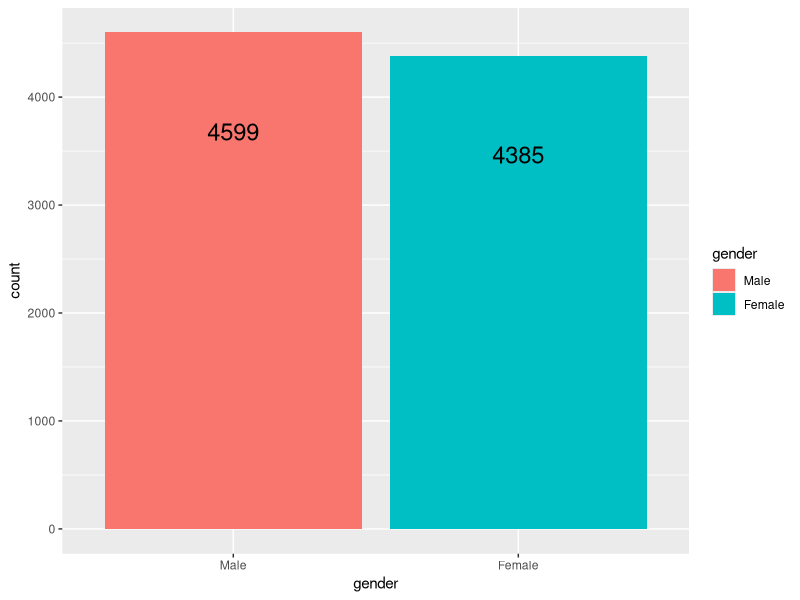
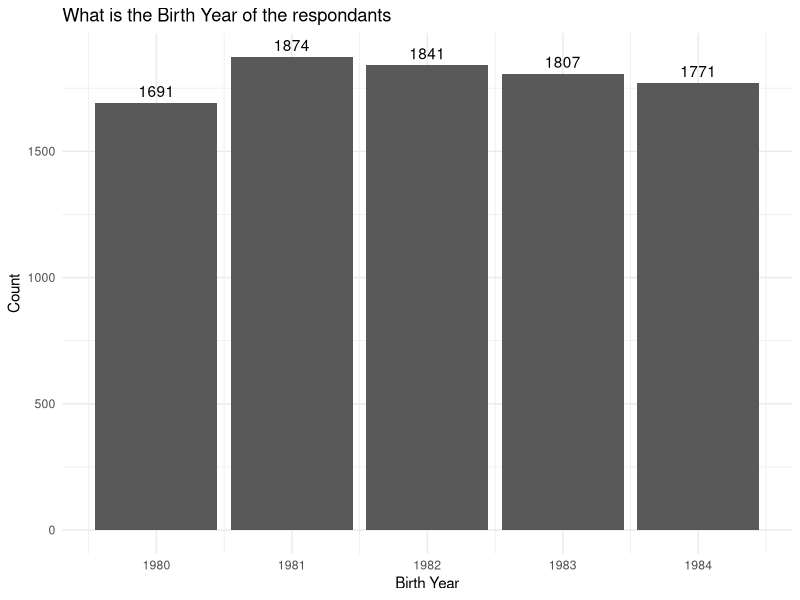
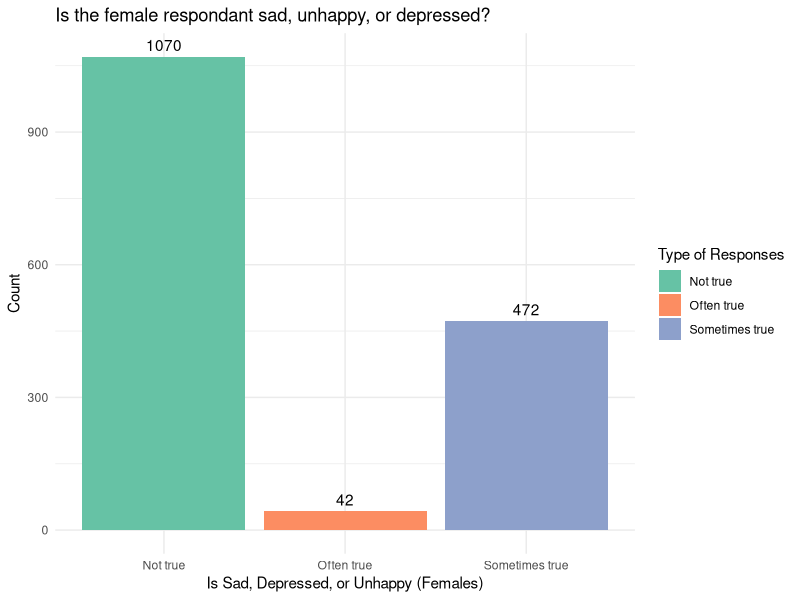
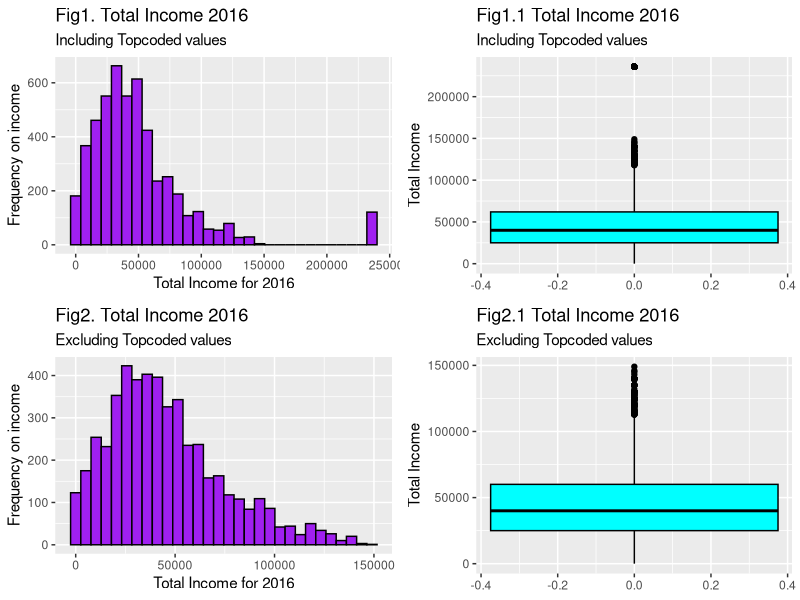
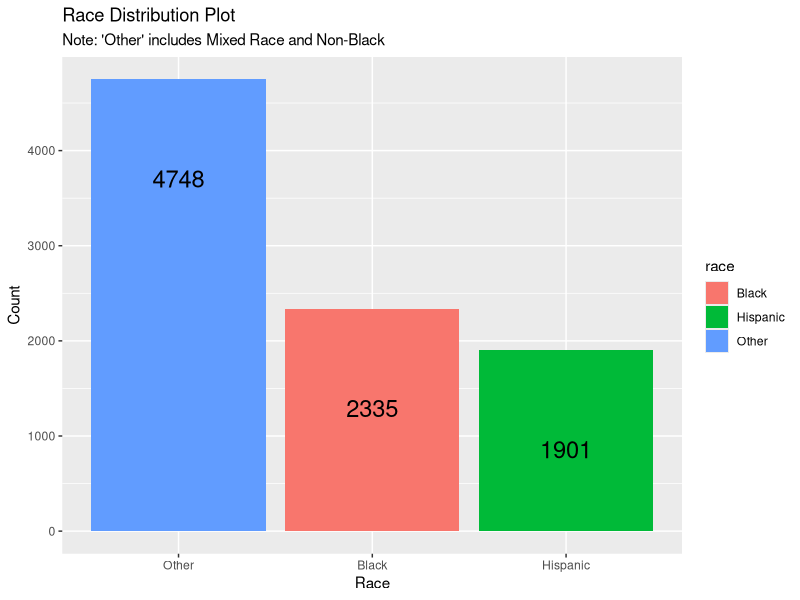
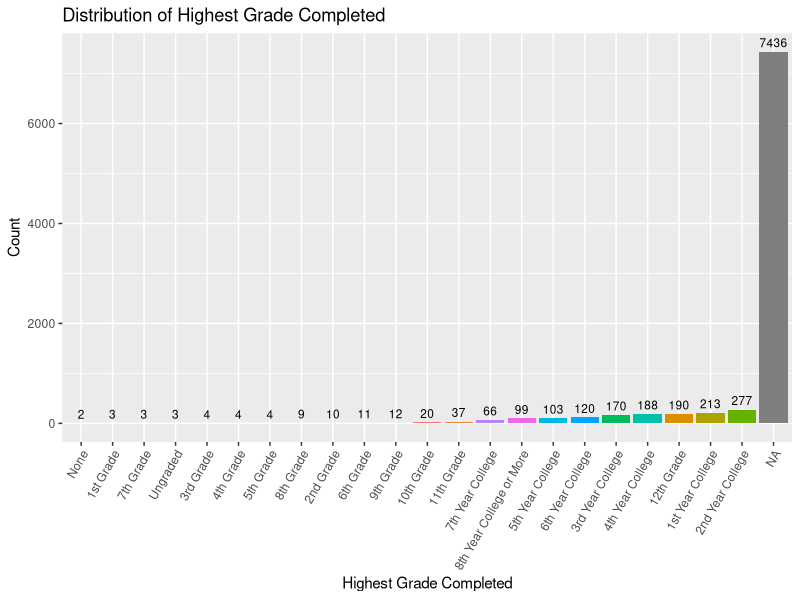
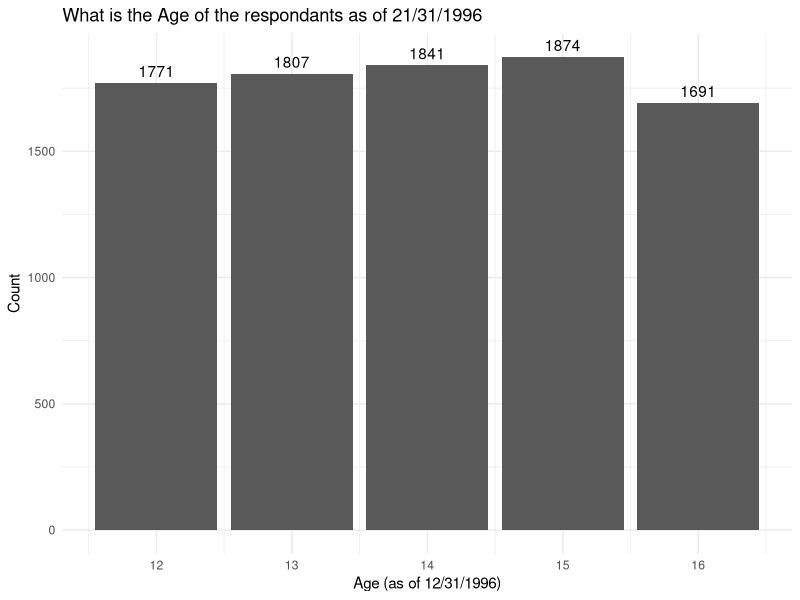
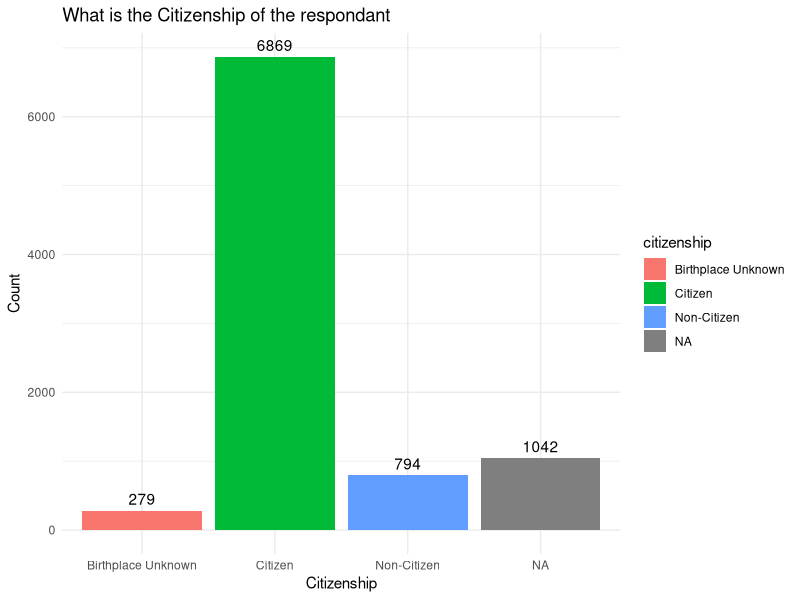

Here is the R script that generated these plots, in order:
## ---- chunk 1
# We will require the tidyverse library, ISLR2 library and the dplyr library
# The following loads the library for our use
library(tidyverse)
library(knitr)
library(ggplot2)
library(gridExtra)
## ---- chunk 2
# Import data file for nlsy97
nlsy <- read_csv("nlsy97.csv")
## ---- chunk 3
# Looking at the data
glimpse(nlsy)
## ---- chunk 4
# Change column names to meaningful
colnames(nlsy)[colnames(nlsy) == "R0536300"] <- "gender"
colnames(nlsy)[colnames(nlsy) == "R0536402"] <- "birth_year"
colnames(nlsy)[colnames(nlsy) == "R0690800"] <- "is_sad_depressed_unhappy_f"
colnames(nlsy)[colnames(nlsy) == "R1201400"] <- "current_enrollment_status"
colnames(nlsy)[colnames(nlsy) == "U2857200"] <- "total_income_2016"
colnames(nlsy)[colnames(nlsy) == "R1482600"] <- "race"
colnames(nlsy)[colnames(nlsy) == "T6767000"] <- "highest_grade_completed"
colnames(nlsy)[colnames(nlsy) == "R1194000"] <- "age_1996"
colnames(nlsy)[colnames(nlsy) == "R1201300"] <- "citizenship"
colnames(nlsy)[colnames(nlsy) == "R0358900"] <- "used_marijuana"
colnames(nlsy)[colnames(nlsy) == "T7731100"] <- "industry_code"
colnames(nlsy)[colnames(nlsy) == "U1852400"] <- "marital_status"
colnames(nlsy)[colnames(nlsy) == "E8043100"] <- "total_num_incarcerations"
colnames(nlsy)[colnames(nlsy) == "T6650100"] <- "college_type"
colnames(nlsy)[colnames(nlsy) == "S0920700"] <- "trustful_or_not"
## ---- chunk 5
# Creating a df with renamed columns
nlsy_df <- nlsy[, c(
  "gender",
  "birth_year",
  "is_sad_depressed_unhappy_f",
  "current_enrollment_status",
  "total_income_2016",
  "race",
  "highest_grade_completed",
  "age_1996",
  "citizenship",
  "used_marijuana",
  "industry_code",
  "marital_status",
  "total_num_incarcerations",
  "college_type",
  "trustful_or_not"
)]
## ---- chunk 6
# Check the unique values and if any missing values are present
unique(nlsy_df$gender)
table(nlsy_df$gender, useNA = "ifany")
## ---- chunk 7
# Convert gender to a factor with Male and Female labels
nlsy_df <- nlsy_df %>%
  mutate(gender = factor(gender,
    levels = c(1, 2),
    labels = c("Male", "Female")
  ))
## ---- chunk 8
# Verify the count of Male and Female in the data
nlsy_df %>%
  count(gender, sort = TRUE) %>%
  rename(count = n)
## ---- chunk 9
# Gender Summary
ggplot(nlsy_df, aes(x = gender, fill = gender)) +
  geom_bar() +
  geom_text(aes(label = ..count..), stat = "count", vjust = 6, size = 6)
labs(title = "Gender Distribution Plot", x = "Gender", y = "Count")
## ---- chunk 10
# Checking if birth_year column requires cleaning | unique values: 1983 1984 1980 1981 1982
# This variable birth_year does not contain any negative values and hence no cleaning is required for it. We have summarized the variable which tells minimum value expected is 1980, 1st quartile is 1981, median is 1982, 3rd quartile is 1983 and max is 1984.
sort(unique(nlsy_df$birth_year))
summary(nlsy_df$birth_year)
## ---- chunk 11
# This will give us an idea pf count of responses for each type for Birth year.
# The tibble is 5x2 which shows the range of birth year in the survey responses and count of respondants having those birth year, like there are 1874 people having 1981 as the birth year, 1841 people having 1982 as the birth year, 1807 responses for 1983 birth year, 1771 responses for 1984 birth year, and 1691 responses for 1980 birth year.
nlsy_df %>%
  count(birth_year, sort = TRUE) %>%
  rename(count = n)
## ---- chunk 12
# Plotting birth year and its concentration
ggplot(data = nlsy_df, aes(x = birth_year, fill = birth_year)) +
  geom_bar() +
  geom_text(stat = "count", aes(label = ..count..), vjust = -0.5) +
  labs(
    title = "What is the Birth Year of the respondants",
    x = "Birth Year", y = "Count",
  ) +
  scale_fill_brewer(palette = "Set2", name = "birthyear") +
  theme_minimal()
## ---- chunk 13
# Replace -3, -4, and -5 with NA in the is_sad_depressed_unhappy_f column
# is_sad_depressed_unhappy_f is a primary variable captured in survey year 1997 to see how respondents respond to the question if they are sad, unhappy, or depressed. This variable has 1070 responses for 0 which signifies 'Not true', 472 responses for 1 which signifies 'Sometimes true', and 42 responses for which signifies 'Often true'. Out of total 8984, there are 1584 valid responses and some have negative values like -1(2),-2(2),-4 (7396),-5 which signify refusal, don't know, valid skip, non-interview, respectively. Here we are replacing -3,-4,-5 with NA and then filtering nlsy_df with all NA for this variable. This means that 7400/8984 data is NA which constitutes a huge portion of data and may introduce biases.

nlsy_df <- nlsy_df %>%
  mutate(
    is_sad_depressed_unhappy_f = ifelse(is_sad_depressed_unhappy_f %in% c(-1, -2, -3, -4, -5), NA, is_sad_depressed_unhappy_f)
  )

# Verify the changes
table(nlsy_df$is_sad_depressed_unhappy_f, useNA = "always")

# Omit rows where is_sad_depressed_unhappy_f is NA
# nlsy_df <- nlsy_df %>%
#  filter(!is.na(is_sad_depressed_unhappy_f))
sort(unique(nlsy_df$is_sad_depressed_unhappy_f))

glimpse(nlsy_df)
## ---- chunk 14
# This question 'Is the respondant sad, unhappy, or depressed?' shows a tibble 4x2 where we have marked 0 as Not true, 1 as Sometimes true, 2 as Often true, and for all negative values we have used NA. The table below shows the count of each kind of responses.
nlsy_df <- nlsy_df %>%
  mutate(is_sad_depressed_unhappy_f = case_when(
    is_sad_depressed_unhappy_f == 0 ~ "Not true",
    is_sad_depressed_unhappy_f == 1 ~ "Sometimes true",
    is_sad_depressed_unhappy_f == 2 ~ "Often true",
    is_sad_depressed_unhappy_f < -2 ~ NA_character_
  ))
## ---- chunk 15
# This will give us an idea pf count of responses for each type of responses.
nlsy_df %>%
  count(is_sad_depressed_unhappy_f, sort = TRUE) %>%
  rename(count = n)
## ---- chunk 16
# Omit rows where is_sad_depressed_unhappy_f is NA
Is_Sad_plot_df <- nlsy_df %>%
  filter(!is.na(is_sad_depressed_unhappy_f))
# Plotting is_sad_depressed_unhappy_f and count
ggplot(data = Is_Sad_plot_df, aes(x = is_sad_depressed_unhappy_f, fill = is_sad_depressed_unhappy_f)) +
  geom_bar() +
  geom_text(stat = "count", aes(label = ..count..), vjust = -0.5) +
  labs(
    title = "Is the female respondant sad, unhappy, or depressed?",
    x = "Is Sad, Depressed, or Unhappy (Females)", y = "Count",
  ) +
  scale_fill_brewer(palette = "Set2", name = "Type of Responses") +
  theme_minimal()
## ---- chunk 17
# Check for unique values and if any missing values are present
unique(nlsy_df$current_enrollment_status)
table(nlsy_df$current_enrollment_status, useNA = "ifany")
## ---- chunk 18
# Changing factor levels for current_enrollment_status into labels
nlsy_df <- nlsy_df %>%
  mutate(current_enrollment_status = case_when(
    current_enrollment_status == 1 ~ "Not enrolled, no high school degree, no GED",
    current_enrollment_status == 2 ~ "Not enrolled, GED",
    current_enrollment_status == 3 ~ "Not enrolled, high school degree",
    current_enrollment_status == 4 ~ "Not enrolled, some college",
    current_enrollment_status == 5 ~ "Not enrolled, 2-year college graduate",
    current_enrollment_status == 6 ~ "Not enrolled, 4-year college graduate",
    current_enrollment_status == 7 ~ "Not enrolled, graduate degree",
    current_enrollment_status == 8 ~ "Enrolled in grades 1-12, not a high school graduate",
    current_enrollment_status == 9 ~ "Enrolled in a 2-year college",
    current_enrollment_status == 10 ~ "Enrolled in a 4-year college",
    current_enrollment_status == 11 ~ "Enrolled in a graduate program",
    current_enrollment_status < 0 ~ NA_character_
  ))
## ---- chunk 19
# Verify the count of different enrollment statuses
nlsy_df %>%
  count(current_enrollment_status, sort = TRUE) %>%
  rename(count = n)
## ---- chunk 20
# Check the data
unique(nlsy_df$total_income_2016)
## ---- chunk 21
# Handle negative values and replace with NA
nlsy_df <- nlsy_df %>%
  mutate(total_income_2016 = ifelse(total_income_2016 < 0, NA, total_income_2016))
## ---- chunk 22
# Summarize the total_income_2016 column
summary(nlsy_df$total_income_2016)

# Count the number of missing values
sum(is.na(nlsy_df$total_income_2016))

# Calculate the percentage of missing values
sum(is.na(nlsy_df$total_income_2016)) / nrow(nlsy_df) * 100
## ---- chunk 23
# Number of Topcoded values(repondents with higher income)
topcoded <- with(nlsy_df, sum(total_income_2016 == max(total_income_2016, na.rm = TRUE), na.rm = TRUE))
topcoded
## ---- chunk 24
# Summarize the total_income_2016 column excluding topcoded values and removing NA rows
nlsy_no_topcoded <- nlsy_df %>%
  filter(total_income_2016 != max(total_income_2016, na.rm = TRUE))
summary(nlsy_no_topcoded$total_income_2016)
## ---- chunk 25
# Visualizing income distribution histogram including the topcoded values
plot1 <- ggplot(nlsy_df, aes(x = total_income_2016)) +
  geom_histogram(bins = 30, fill = "purple", color = "black", na.rm = TRUE) +
  labs(
    title = "Fig1. Total Income 2016",
    subtitle = "Including Topcoded values",
    x = "Total Income for 2016",
    y = "Frequency on income"
  )

# Visualizing income distribution boxplot  including the topcoded values
plot2 <- ggplot(nlsy_df, aes(y = total_income_2016)) +
  geom_boxplot(fill = "cyan", color = "black", na.rm = TRUE) +
  labs(
    title = "Fig1.1 Total Income 2016",
    subtitle = "Including Topcoded values",
    y = "Total Income"
  )

# Visualizing income distribution histogram excluding the topcoded values
nlsy_no_topcoded <- nlsy_df %>%
  filter(total_income_2016 != max(total_income_2016, na.rm = TRUE))

plot3 <- ggplot(nlsy_no_topcoded, aes(x = total_income_2016)) +
  geom_histogram(bins = 30, fill = "purple", color = "black", na.rm = TRUE) +
  labs(
    title = "Fig2. Total Income 2016",
    subtitle = "Excluding Topcoded values",
    x = "Total Income for 2016",
    y = "Frequency on income"
  )

# Visualizing income distribution boxplot excluding the topcoded values
plot4 <- ggplot(nlsy_no_topcoded, aes(y = total_income_2016)) +
  geom_boxplot(fill = "cyan", color = "black", na.rm = TRUE) +
  labs(
    title = "Fig2.1 Total Income 2016",
    subtitle = "Excluding Topcoded values",
    y = "Total Income"
  )

grid.arrange(plot1, plot2, plot3, plot4, ncol = 2)
## ---- chunk 26
# Check for unique values and if any missing values are present
unique(nlsy_df$race)
table(nlsy_df$race, useNA = "ifany")
## ---- chunk 27
# Recode race values into descriptive labels
nlsy_df <- nlsy_df %>%
  mutate(race = case_when(
    race == 1 ~ "Black",
    race == 2 ~ "Hispanic",
    race %in% c(3, 4) ~ "Other" # Combine "Mixed Race" and "Non-Black" into "Other"
  )) %>%
  mutate(race = factor(race, levels = c("Black", "Hispanic", "Other")))
## ---- chunk 28
# Count the number of respondents in each race group
nlsy_df %>%
  count(race, sort = TRUE) %>%
  rename(count = n)
## ---- chunk 29
# Race Summary
ggplot(nlsy_df, aes(x = reorder(race, -table(race)[race]), fill = race)) +
  geom_bar() +
  geom_text(aes(label = ..count..), stat = "count", vjust = 6, size = 6) +
  labs(
    title = "Race Distribution Plot", x = "Race", y = "Count",
    subtitle = "Note: 'Other' includes Mixed Race and Non-Black"
  )
## ---- chunk 30
# Check for unique values and if any missing values are present
unique(nlsy$highest_grade_completed)
table(nlsy$highest_grade_completed, useNA = "ifany")
## ---- chunk 31
# Replace negative values with NA
nlsy <- nlsy %>%
  mutate(highest_grade_completed = ifelse(highest_grade_completed < 0, NA, highest_grade_completed))
## ---- chunk 32
# Recode highest grade completed into descriptive labels
nlsy <- nlsy %>%
  mutate(highest_grade_completed = case_when(
    highest_grade_completed == 0 ~ "None",
    highest_grade_completed == 1 ~ "1st Grade",
    highest_grade_completed == 2 ~ "2nd Grade",
    highest_grade_completed == 3 ~ "3rd Grade",
    highest_grade_completed == 4 ~ "4th Grade",
    highest_grade_completed == 5 ~ "5th Grade",
    highest_grade_completed == 6 ~ "6th Grade",
    highest_grade_completed == 7 ~ "7th Grade",
    highest_grade_completed == 8 ~ "8th Grade",
    highest_grade_completed == 9 ~ "9th Grade",
    highest_grade_completed == 10 ~ "10th Grade",
    highest_grade_completed == 11 ~ "11th Grade",
    highest_grade_completed == 12 ~ "12th Grade",
    highest_grade_completed == 13 ~ "1st Year College",
    highest_grade_completed == 14 ~ "2nd Year College",
    highest_grade_completed == 15 ~ "3rd Year College",
    highest_grade_completed == 16 ~ "4th Year College",
    highest_grade_completed == 17 ~ "5th Year College",
    highest_grade_completed == 18 ~ "6th Year College",
    highest_grade_completed == 19 ~ "7th Year College",
    highest_grade_completed == 20 ~ "8th Year College or More",
    highest_grade_completed == 95 ~ "Ungraded",
    highest_grade_completed < 0 ~ NA_character_
  ))
## ---- chunk 33
# Verify the count of different grades
nlsy %>%
  count(highest_grade_completed, sort = TRUE) %>%
  rename(count = n)
## ---- chunk 34
# Create the plot with proper count calculation
ggplot(nlsy, aes(x = reorder(highest_grade_completed, table(highest_grade_completed)[highest_grade_completed]), fill = highest_grade_completed)) +
  geom_bar(stat = "count", show.legend = FALSE) +
  geom_text(stat = "count", aes(label = ..count..), vjust = -0.5, size = 3) +
  labs(title = "Distribution of Highest Grade Completed", x = "Highest Grade Completed", y = "Count") +
  theme(axis.text.x = element_text(angle = 60, vjust = 1, hjust = 1))
## ---- chunk 35
# Checking if Age as of 1996 december 31st needs cleaning | unique values: 13 12 16 15 14
# The variable Age shows the minimum expected value in survey response is 12, 1st quartile is 13, median is 14, mean is 13.99, 3rd quartile is 15, and max is 16. This variable does not have any missing values and hence no cleaning is required.
unique(nlsy_df$age_1996)
summary(nlsy_df$age_1996)
## ---- chunk 36
# The tabular form of data displayed below shows the age and number of people having that age.
nlsy_df %>%
  count(age_1996, sort = TRUE) %>%
  rename(count = n)
## ---- chunk 37
# Plotting age and its concentration
ggplot(data = nlsy_df, aes(x = age_1996, fill = age_1996)) +
  geom_bar() +
  geom_text(stat = "count", aes(label = ..count..), vjust = -0.5) +
  labs(
    title = "What is the Age of the respondants as of 21/31/1996",
    x = "Age (as of 12/31/1996)", y = "Count",
  ) +
  theme_minimal()
## ---- chunk 38
# Checking if Citizenship requires cleaning | unique values:  1 3 2 -4
# Citizenship is a variable have 1,2,3 as response in the survey and -4, a negative value indicating Valid Skip. We will be cleaning this variable to replace -4 in the data with NA. Furthermore, summarizing this variable we get min value as -4 ( which will be treated later), 1st quartile is 1, median is 1, mean is 0.6279, 3rd quartile is 1, and max is 3.
unique(nlsy_df$citizenship)
summary(nlsy_df$citizenship)
## ---- chunk 39
# The tabular form of data displayed below shows the age and number of people having that age.
# Here we see that there is a significant number of responses with negative value in our data set for Citizenship variable. If we change -4 to NA, then 1042 data will be omitted when we plot it which might introduce biases in the data and the output might not be accurate.
nlsy_df %>%
  count(citizenship, sort = TRUE) %>%
  rename(count = n)
## ---- chunk 40
# Replace -4 with NA in the Citizenship column
nlsy_df <- nlsy_df %>%
  mutate(
    citizenship = ifelse(citizenship %in% c(-4), NA, citizenship)
  )

# Verify the changes
table(nlsy_df$citizenship, useNA = "always")
## ---- chunk 41
# For this question 'What is the citizenship', we have marked 1 as Citizen, born in the U.S., 2 as Unknown, not born in U.S., 3 as Unknown, not born in U.S., and for all negative values we have used NA. The table below shows the count of each kind of responses.
nlsy_df <- nlsy_df %>%
  mutate(citizenship = case_when(
    citizenship == 1 ~ "Citizen",
    citizenship == 2 ~ "Birthplace Unknown",
    citizenship == 3 ~ "Non-Citizen",
    citizenship < 1 ~ NA_character_
  ))
## ---- chunk 42
# Upon mutating values for citizenship to make it categorical we have replaced -4 with NA for 1042 rows, 1 with Citizen, born in the U.S., 2 with Unknown, not born in U.S., 3 with Unknown, can't determine birthplace, and anything less than 1 with NA. This helps us in easily reading the analysis.
nlsy_df %>%
  count(citizenship, sort = TRUE) %>%
  rename(count = n)
## ---- chunk 43
# Plotting citizenship and its concentration
ggplot(data = nlsy_df, aes(x = citizenship, fill = citizenship)) +
  geom_bar() +
  geom_text(stat = "count", aes(label = ..count..), vjust = -0.5) +
  labs(
    title = "What is the Citizenship of the respondant",
    x = "Citizenship", y = "Count",
  ) +
  theme_minimal()
# The graph below shows how the response is ranged across. It illustrates that majority of the respondants have a citizenship of the U.S. and constitutes to 6869 out of 8984, some don't know their birthplace constitute to 794, some who were not born in the U.S. adds up to 279, and the remaining 1042 were all missing data. This, we can say that 76.45% of the people were born in the U.S., 3.1% were not born in the U.S, 8.83% cannot determine their birthplace, and 11.5% of significant population skipped the question.
## ---- chunk 44
# This variable Citizenship has different values like Non-Citizen, Birthplace Unknown, Citizen , and NA. Possible responses are 0,1,-1,-2,-3 where 0 indicates No, 1 indicates Yes, -1 indicates Refusal, -2 indicates Don't know, and -3 indicates Invalid Skip. To clean this we will be taking -1 and -2 into consideration as it can tell us if respondents might be hiding the truth. However, we can replace -3 with NA to get the accurate analysis done for this variable.
unique(nlsy_df$used_marijuana)
summary(nlsy_df$used_marijuana)
## ---- chunk 45
# To clean the variable Used Marijuana, we are performing following steps like converting to categorical values for ease of analysis.
# Replace -3 with NA in the Used_Marijuana
nlsy_df <- nlsy_df %>%
  mutate(
    used_marijuana = ifelse(used_marijuana %in% c(-3), NA, used_marijuana)
  )

# Verify the changes
table(nlsy_df$used_marijuana, useNA = "always")
## ---- chunk 46
# Here we have different factor levels like Don't know, Refusal, No, Yes for Factor used_marijuana.
nlsy_df <- nlsy_df %>%
  mutate(used_marijuana = factor(used_marijuana, levels = c(-2, -1, 0, 1), labels = c("Don't Know", "Refusal", "No", "Yes")))
## ---- chunk 47
# Upon factoring values for used_marihjuana to make it categorical we have replaced -3 with NA for 2 rows, 1 with Yes, 0 with No, -1 with Refusal, and -2 with don't know. This helps us in easily reading the analysis.
nlsy_df %>%
  count(used_marijuana, sort = TRUE) %>%
  rename(count = n)
## ---- chunk 48
# Plotting used_marijuana
ggplot(data = nlsy_df, aes(x = reorder(used_marijuana, -table(used_marijuana)[used_marijuana]), fill = used_marijuana)) +
  geom_bar() +
  geom_text(stat = "count", aes(label = ..count..), vjust = -0.5) +
  labs(
    title = "Have you ever used marijuana?",
    x = "Used Marijuana", y = "Count",
  ) +
  scale_fill_brewer(palette = "Set3", name = "Type of Responses") +
  theme_minimal()
# The graph below illustrates that 79.56% (7148) of respondents do not use marijuana, 19.97% (1795) use marijuana, 0.05% (5) don't know if the used it, 0.37% (34) refused to answer the question, and the question was a invalid skip for 2 people. By this plot, we can say that 0.43% (39) people might be hiding some information on use of marijuana. There is a significant number of respondents who use marijuana.
## ---- chunk 49
# Checking unique values in industry_code
unique(nlsy_df$industry_code)
## ---- chunk 50
table(nlsy_df$industry_code, useNA = "ifany")
## ---- chunk 51
# Recoding industry_code with descriptive labels
nlsy_df <- nlsy_df %>%
  mutate(industry_code = case_when(
    industry_code >= 170 & industry_code <= 290 ~ "Agriculture, Forestry, and Fisheries",
    industry_code >= 370 & industry_code <= 490 ~ "Mining",
    industry_code >= 570 & industry_code <= 690 ~ "Utilities",
    industry_code == 770 ~ "Construction",
    industry_code >= 1070 & industry_code <= 3990 ~ "Manufacturing",
    industry_code >= 4070 & industry_code <= 4590 ~ "Wholesale Trade",
    industry_code >= 4670 & industry_code <= 5790 ~ "Retail Trade",
    industry_code == 5890 ~ "Arts, Entertainment, and Recreation Services",
    industry_code >= 6070 & industry_code <= 6390 ~ "Transportation and Warehousing",
    industry_code >= 6470 & industry_code <= 6780 ~ "Information and Communication",
    industry_code >= 6870 & industry_code <= 7190 ~ "Finance, Insurance, and Real Estate",
    industry_code >= 7270 & industry_code <= 7790 ~ "Professional and Related Services",
    industry_code >= 7860 & industry_code <= 8470 ~ "Educational, Health, and Social Services",
    industry_code >= 8560 & industry_code <= 8690 ~ "Entertainment, Accommodations, and Food Services",
    industry_code >= 8770 & industry_code <= 9290 ~ "Other Services",
    industry_code >= 9370 & industry_code <= 9590 ~ "Public Administration",
    industry_code >= 9670 & industry_code <= 9890 ~ "Active Duty Military",
    industry_code >= 9950 & industry_code <= 9990 ~ "ACS Special Codes",
    industry_code < 0 ~ NA_character_ # Handling special codes (-5, -4, -3)
  ))
## ---- chunk 52
# Counting missing values
sum(is.na(nlsy_df$industry_code))
## ---- chunk 53
# Calculating the percentage of missing values
sum(is.na(nlsy_df$industry_code)) / nrow(nlsy_df) * 100
## ---- chunk 54
# Verifying the count of each industry_code
nlsy_df %>%
  count(industry_code, sort = TRUE) %>%
  rename(count = n)
## ---- chunk 55
# Visualizing industry code distribution with a bar plot
ggplot(data = nlsy_df, aes(x = industry_code)) +
  geom_bar(fill = "pink", color = "black") +
  geom_text(stat = "count", aes(label = ..count..), vjust = -0.5) +
  labs(
    title = "Industry Code Distribution",
    x = "Industry Code Types",
    y = "Count"
  ) +
  theme(axis.text.x = element_text(angle = 90, vjust = 0.5, hjust = 1))
## ---- chunk 56
# Checking unique values
unique(nlsy_df$marital_status)
## ---- chunk 57
table(nlsy_df$marital_status, useNA = "ifany")
## ---- chunk 58
# Recode marital_status values into descriptive labels
nlsy_df <- nlsy_df %>%
  mutate(marital_status = case_when(
    marital_status == 0 ~ "Never-married",
    marital_status == 1 ~ "Married",
    marital_status %in% c(2, 3, 4) ~ "Other" # Combine "Separated", "Divorced", "Widowed"
  )) %>%
  mutate(marital_status = factor(marital_status, levels = c("Never-married", "Married", "Other")))
## ---- chunk 59
# Counting the number of missing values
sum(is.na(nlsy_df$marital_status))
## ---- chunk 60
# Calculating the percentage of missing values
sum(is.na(nlsy_df$marital_status)) / nrow(nlsy_df) * 100
## ---- chunk 61
# Verifying the count of each industry_code
nlsy_df %>%
  count(marital_status, sort = TRUE) %>%
  rename(count = n)
## ---- chunk 62
# Visualizing marital status distribution with a bar plot
ggplot(data = nlsy_df, aes(x = marital_status, fill = marital_status)) +
  geom_bar() +
  geom_text(stat = "count", aes(label = ..count..), vjust = -0.5) +
  labs(
    title = "What is the Marital Status?",
    x = "Marital Status",
    y = "Count",
    subtitle = "Note: 'Other' includes Separated, Divorced and Widowed"
  ) +
  theme_minimal()
## ---- chunk 63
# Checking unique values in total_num_incarcerations
unique(nlsy_df$total_num_incarcerations)
## ---- chunk 64
table(nlsy_df$total_num_incarcerations, useNA = "ifany")
## ---- chunk 65
# Recoding total_num_incarcerations into descriptive labels
nlsy_df <- nlsy_df %>%
  mutate(total_num_incarcerations = case_when(
    total_num_incarcerations == 0 ~ "No incarcerations",
    total_num_incarcerations >= 1 & total_num_incarcerations <= 2 ~ "1 to 2 incarcerations",
    total_num_incarcerations >= 3 & total_num_incarcerations <= 4 ~ "3 to 4 incarcerations",
    total_num_incarcerations >= 5 & total_num_incarcerations <= 6 ~ "5 to 6 incarcerations",
    total_num_incarcerations >= 7 & total_num_incarcerations <= 8 ~ "7 to 8 incarcerations",
    total_num_incarcerations >= 9 & total_num_incarcerations <= 10 ~ "9 to 10 incarcerations",
    total_num_incarcerations >= 11 & total_num_incarcerations <= 12 ~ "11 to 12 incarcerations",
    total_num_incarcerations >= 13 & total_num_incarcerations <= 14 ~ "13 to 14 incarcerations",
    total_num_incarcerations >= 15 & total_num_incarcerations <= 16 ~ "15 to 16 incarcerations",
    total_num_incarcerations >= 17 & total_num_incarcerations <= 18 ~ "17 to 18 incarcerations",
    total_num_incarcerations >= 19 & total_num_incarcerations <= 20 ~ "19 to 20 incarcerations",
    total_num_incarcerations < 0 ~ NA_character_ # Handling special codes (-1, -2, -3)
  ))
## ---- chunk 66
# Counting the number of missing values
sum(is.na(nlsy_df$total_num_incarcerations))
## ---- chunk 67
# Calculating the percentage of missing values
sum(is.na(nlsy_df$total_num_incarcerations)) / nrow(nlsy_df) * 100
## ---- chunk 68
# Verifying the count of total_num_incarcerations for different levels
nlsy_df %>%
  count(total_num_incarcerations, sort = TRUE) %>%
  rename(count = n)
## ---- chunk 69
# Bar plot for college_type
ggplot(data = nlsy_df, aes(x = total_num_incarcerations)) +
  geom_bar(fill = "lightgreen", color = "black") +
  geom_text(stat = "count", aes(label = ..count..), vjust = -0.4) +
  labs(
    title = "Total number of Incarcerations",
    x = "Number of Incarcerations",
    y = "Count"
  ) +
  theme(axis.text.x = element_text(angle = 90, vjust = 0.5, hjust = 0.8))
## ---- chunk 70
# Checking unique values in college_type
unique(nlsy_df$college_type)
## ---- chunk 71
table(nlsy_df$college_type, useNA = "ifany")
## ---- chunk 72
# Changing factor levels for college_type into labels
nlsy_df <- nlsy_df %>%
  mutate(college_type = case_when(
    college_type == 1 ~ "Public institution",
    college_type == 2 ~ "Private not-for-profit institution",
    college_type == 3 ~ "Private for-profit institution",
    college_type < 0 ~ NA_character_ # Handling special codes (-1, -2, -3, -4, -5)
  ))
## ---- chunk 73
# Counting the number of missing values
sum(is.na(nlsy_df$college_type))
## ---- chunk 74
# Calculating the percentage of missing values
sum(is.na(nlsy_df$college_type)) / nrow(nlsy_df) * 100
## ---- chunk 75
# Verifying the count of each industry_code
nlsy_df %>%
  count(college_type, sort = TRUE) %>%
  rename(count = n)
## ---- chunk 76
# Bar plot for college_type
ggplot(data = nlsy_df, aes(x = college_type)) +
  geom_bar(fill = "orange", color = "black") +
  geom_text(stat = "count", aes(label = ..count..), vjust = -0.2) +
  labs(
    title = "College Type Distribution",
    x = "College Type",
    y = "Count"
  ) +
  theme(axis.text.x = element_text(angle = 90, vjust = 0.5, hjust = 1))
## ---- chunk 77
# Checking the data for unique values
unique(nlsy_df$trustful_or_not)
## ---- chunk 78
table(nlsy_df$trustful_or_not, useNA = "ifany")
## ---- chunk 79
# Recode trustful_or_not values into descriptive labels
nlsy_df <- nlsy_df %>%
  mutate(trustful_or_not = case_when(
    trustful_or_not >= 1 & trustful_or_not <= 3 ~ "Distrustful",
    trustful_or_not >= 4 ~ "Trustful",
    trustful_or_not < 0 ~ NA_character_ # Handling special codes (-1, -2, -3, -4, -5)
  )) %>%
  mutate(trustful_or_not = factor(trustful_or_not, levels = c("Distrustful", "Trustful")))
## ---- chunk 80
# Counting the number of missing values
sum(is.na(nlsy_df$trustful_or_not))
## ---- chunk 81
# Calculating the percentage of missing values
sum(is.na(nlsy_df$trustful_or_not)) / nrow(nlsy_df) * 100
## ---- chunk 82
# Verifying the count of each industry_code
nlsy_df %>%
  count(trustful_or_not, sort = TRUE) %>%
  rename(count = n)
## ---- chunk 83
# Bar plot for trustful_or_not
ggplot(data = nlsy_df, aes(x = trustful_or_not, fill = trustful_or_not)) +
  geom_bar() +
  geom_text(stat = "count", aes(label = ..count..), vjust = -0.5) +
  labs(
    title = "IS Trustful or Distrustful",
    x = "Trustfulness",
    y = "Count"
  ) +
  theme_minimal()
## ---- chunk 84
# Summarize income by gender including topcoded variable, excluding NA

gender_income_summary <- nlsy_df %>%
  filter(!is.na(total_income_2016)) %>% # Exclude rows with NA in income
  group_by(gender) %>%
  summarize(
    count = n(),
    mean_income = round(mean(total_income_2016, na.rm = TRUE)),
    median_income = round(median(total_income_2016, na.rm = TRUE)),
    sd_income = round(sd(total_income_2016, na.rm = TRUE))
  )
print(gender_income_summary)

# Summarize income by gender excluding topcoded variable, excluding NA

# Excuding the top coded values
nlsy_no_topcoded <- nlsy_df %>%
  filter(!is.na(total_income_2016)) %>%
  filter(total_income_2016 != max(total_income_2016, na.rm = TRUE))

gender_income_summary <- nlsy_no_topcoded %>%
  group_by(gender) %>%
  summarize(
    count = n(), # Count rows after filtering
    mean_income = round(mean(total_income_2016, na.rm = TRUE)),
    median_income = round(median(total_income_2016, na.rm = TRUE)),
    sd_income = round(sd(total_income_2016, na.rm = TRUE))
  )
print(gender_income_summary)
## ---- chunk 85
plot1 <- ggplot(nlsy_df, aes(x = gender, y = total_income_2016, fill = gender)) +
  geom_boxplot(show.legend = FALSE, na.rm = TRUE) +
  labs(
    title = "Fig1.Income Distribution by Gender",
    subtitle = "Including Topcoded values",
    x = "Gender",
    y = "Total Income"
  )

# Plot of Income with Gender excluding topcoded values
nlsy_no_topcoded <- nlsy_df %>%
  filter(total_income_2016 != max(total_income_2016, na.rm = TRUE))

plot2 <- ggplot(nlsy_no_topcoded, aes(x = gender, y = total_income_2016, fill = gender)) +
  geom_boxplot(show.legend = FALSE) +
  labs(
    title = "Fig2.Income Distribution by Gender",
    subtitle = "Excluding Topcoded values",
    x = "Gender",
    y = "Total Income"
  )

grid.arrange(plot1, plot2, ncol = 2)
## ---- chunk 86
# Calculate mean income by race and gender, excluding rows with NA in income
income_by_race_gender <- nlsy_df %>%
  filter(!is.na(total_income_2016)) %>% # Exclude rows where income is NA
  group_by(race, gender) %>%
  summarize(
    average_income = round(mean(total_income_2016, na.rm = TRUE)), # Calculate mean income
    count = n() # Count rows after filtering
  )
# Display the tabular summary
income_by_race_gender
## ---- chunk 87
# Create the bar plot for income by race and gender including topcoded values
ggplot(nlsy_df, aes(x = race, y = total_income_2016, fill = gender)) +
  geom_bar(stat = "summary", fun = "mean", position = "dodge", show.legend = TRUE, na.rm = TRUE) +
  geom_text(
    aes(label = round(..y..)),
    stat = "summary", fun = "mean", position = position_dodge(width = 0.9), vjust = 6, size = 4
  ) +
  labs(
    title = "Income by Race and Gender",
    subtitle = "Including Topcoded values",
    x = "Race",
    y = "Average Income",
    fill = "Gender"
  )
## ---- chunk 88
# Summarize income by citizenship status by gender distribution
# The table below shows the count of respondents for different category of citizenship, mean_income, median_income, and standard deviation. Here we can see that the mean income for citizen is less than the non-citizen and people who don't know their birthplace have the highest mean income. However, the median income for non-citizen is the highest.Also, standard deviation for citizens is lowest compared to non-citizen and unknown birthplace category respondents. The NA consists of valid skip which means the question was not applicable to those respondants and hence we have omitted it. Therefore, the data we see for citizenship status in table or the graph will be for the 7942 responses as out of 8984 we omitted 1042 rows. Also, the male and female distribution is shown for income based on citizenship.

# Omit rows where Citizenship is NA
citizen_nlsy_df <- nlsy_df %>%
  filter(!is.na(citizenship))

citizenship_income_summary <- citizen_nlsy_df %>%
  group_by(citizenship) %>%
  summarize(
    count = n(),
    count_male = sum(gender == "Male", na.rm = TRUE),
    count_female = sum(gender == "Female", na.rm = TRUE),
    mean_income = mean(total_income_2016, na.rm = TRUE),
    median_income = median(total_income_2016, na.rm = TRUE),
    sd_income = sd(total_income_2016, na.rm = TRUE)
  )
print(citizenship_income_summary)
## ---- chunk 89
# Analyzing income with citizenship based on Gender. Here, citizenship is categorical variable. The graph shows a range from $0-$200,000. The pink box represent male and turquoise boxes represent females. Each box plot shows median, quantiles, and outliers. The graphs show population into four groups called birthplace unknown, citizen, and non-citizen. Males show high median incomes across all citizenship categories as compared to females in turquoise boxes. The median income for males is around $50K, while for females it is lower around $35K. We can also say that the 1st quartile for females lies even below the 25K mark, while for males, the 1st quantile is above the 30K mark. The outliers show dots above the whiskers reaching up to $235K. We can also say that the 1st quantile for female lies even below 25K mark while for male 1st quantile is above 30K mark. We can say that the income disparity between genders appear to be relatively consistent across different citizenship status. Citizens and non-citizens show a kind of similar distribution of income patterns. Also, the boxes are larger for males, which indicates more income variability for them. Having topcoded values gives more accurate median. If we truncate the top 2%, the mean might underestimate the true average.
ggplot(citizen_nlsy_df, aes(x = citizenship, y = total_income_2016, fill = gender)) +
  geom_boxplot(na.rm = TRUE) +
  scale_fill_manual(values = c("Male" = "#1f77b4", "Female" = "#ff7f0e")) +
  labs(
    title = "Income vs Citizenship Distribution by Gender",
    subtitle = "Including Topcoded Values",
    x = "Citizenship",
    y = "Total Income"
  )
## ---- chunk 90
# This will give us a tabular representation of age, mean, median, and sd. The possible age values are 12 to 16 where there are reasonable number of respondents for each age category. We can see that mean income is the highest for respondents of age 15 and lowest for age 12. The lowest median income is again for 12 years respondants and is 40000 for respondents of age 13, 14, and 16. We have filtered the rows where income is NA to get accurate number of male and female having respective mean, median, and sd. The table shows that there are 523 males and 499 females with mean income of 47192.36, median 39500, and sd 39106.02. Similarly we have data for different age across our respondents for a total of 2621 males and 2470 females.
age_income_summary <- nlsy_df %>%
  filter(!is.na(total_income_2016)) %>% # Exclude rows with NA in income
  group_by(age_1996) %>%
  summarize(
    count = n(),
    count_male = sum(gender == "Male", na.rm = TRUE),
    count_female = sum(gender == "Female", na.rm = TRUE),
    mean_income = mean(total_income_2016, na.rm = TRUE),
    median_income = median(total_income_2016, na.rm = TRUE),
    sd_income = sd(total_income_2016, na.rm = TRUE)
  )
print(age_income_summary)
## ---- chunk 91
# Filter the data before creating the plot to remove the topcoded values. As we know there are 121 people having topcoded which is 2% level. There income has been average to 235884 and we plan to analyse the data for both with topcoded and without.
no_topcoded_nlsy_df <- nlsy_df %>%
  filter(total_income_2016 < 235884)

# Graph with topcoded income values
ggplot(nlsy_df, aes(x = age_1996, y = total_income_2016, color = gender)) +
  geom_jitter(alpha = 0.6, width = 0.4, height = 0, na.rm = TRUE) +
  geom_smooth(method = "loess", se = FALSE) +
  labs(
    title = "Fig1. Income vs Age (1996) by Gender",
    subtitle = "Including Topcoded Values",
    x = "Age in 1996",
    y = "Income"
  ) +
  theme_minimal() +
  scale_color_brewer(palette = "Set1", name = "Gender")

# Graph with no-topcoded income values will exclude the people with higher income and this will help us have even more accurate data as the topcoded income for 2% level is average and it might interfere in our analysis.
ggplot(no_topcoded_nlsy_df, aes(x = age_1996, y = total_income_2016, color = gender)) +
  geom_jitter(alpha = 0.6, na.rm = TRUE, width = 0.3, height = 0) +
  geom_smooth(method = "loess", se = FALSE) +
  labs(
    title = "Fig2. Income vs Age (1996) by Gender",
    subtitle = "Excluding Topcoded Values",
    x = "Age in 1996",
    y = "Income"
  ) +
  theme_minimal() +
  scale_color_brewer(palette = "Set2", name = "Gender")

# Fig1. illustrates a plot for topcoded income vs age distributed by gender. Red point is for male and blue is for female. It shows income in the range $0-$236K. The age of respondents here is as of 12/31/1996. The graphs shows that the income for male is consistently higher than that for females across different ages 12,13,14,15,16. The trend line indicates that income is approximately $50K for males of age 12 to 14 whereas for females it is around $40K from the age 12 to 15. However, we see that income increased to $60K (approx) for male above the age of 14 and decreased to $35K(approx) for females above the age of 15.
# Fig2. depicts a plot for excluding topcoded income for 2% level. It shows income range in $0-$150K. Green point is for male and orange is for female. Here as the data has topcoded values truncated, the remains similar to the previous one. Male income starts from a little below $50K while females start around $37K which is lower as compared to fig1. The income goes slightly up for males above 14 and income goes down for females above the age of 15.
## ---- chunk 92
# This tabular below shows a tibble of 4x7 where we can see number of male and female having mean income based on usage of marijuana. There is a huge number of people 4078 who do not use marijuana and have a mean income of 49843.55. People who use marijuana constitutes to 994 out of which 534 are male and 460 are female who together have a mean income of 47958 which is lower when compared to people who don't use marijuana. However, category using marijuana and not using marijuana have same median of 40000. There are 3 males who say don't know have lowest mean income of 22266.67 and 11 male and 5 female refused to answer this question have the highest mean income of 55524.
mari_income_summary <- nlsy_df %>%
  filter(!is.na(total_income_2016)) %>% # Exclude rows with NA in income
  group_by(used_marijuana) %>%
  summarize(
    count = n(),
    count_male = sum(gender == "Male", na.rm = TRUE),
    count_female = sum(gender == "Female", na.rm = TRUE),
    mean_income = mean(total_income_2016, na.rm = TRUE),
    median_income = median(total_income_2016, na.rm = TRUE),
    sd_income = sd(total_income_2016, na.rm = TRUE)
  )
print(mari_income_summary)
## ---- chunk 93
# This graph shows that males consistently show higher income levels across all marijuana use categories, with the most pronounced differences in the "Refusal" category. The income ranges from approximately $0 to $200,000. Don't know category shows lowest income with only male respondents, refusal shows a significant gender gap where males are making higher income than females, the No category shows both genders have similar high income with huge number of population lying in this category which can be seen by dark green and orange color and the Yes category also shows similar high income but for lower density of people. Hence, the data suggests that marijuana use itself doesn't show a clear negative correlation with income, as both "Yes" and "No" categories display similar income levels. The most significant variations appear to be driven by gender rather than marijuana use status.

ggplot(nlsy_df, aes(x = used_marijuana, y = total_income_2016, fill = gender)) +
  geom_col(position = "dodge", alpha = 0.7) +
  labs(
    title = "Income Distribution by Marijuana Use and Gender",
    subtitle = "Including Topcoded Values",
    x = "Used Marijuana",
    y = "Income"
  ) +
  scale_fill_brewer(palette = "Set2", name = "Gender") +
  theme_minimal()

# Similarly, let's see if truncating topcoded values show a difference.
ggplot(no_topcoded_nlsy_df, aes(x = used_marijuana, y = total_income_2016, fill = gender)) +
  geom_col(position = "dodge", alpha = 0.7) +
  labs(
    title = "Income Distribution by Marijuana Use and Gender",
    subtitle = "Excluding Topcoded Values",
    x = "Used Marijuana",
    y = "Income"
  ) +
  scale_fill_brewer(palette = "Set3", name = "Gender") +
  theme_minimal()

# If we analyze the graph we can say that the trend of income shows some variation when compared to graph with topcoded values. After removing extreme values, the income differences become more moderate. Gender disparities persist but are less dramatic when compared to graph with topcoded values. Here, the male in refusal category shows lower income as compared to female, for No category males earn slightly more than female and the highest income can be near approx 150K for males and 140K for females, for Yes category we see that both have similar income range. 
## ---- chunk 94
# This table analyzes the relationship between income and reported feelings of sadness/depression, broken down by gender. The data shows 631 responses for 'Not true', 259 reponses for 'Sometimes true', and 24 responses for 'Often true'. This question shows sample is heavily skewed towards females, with only 4 male respondents. Mean income level is highest for people who don't feel depressed and lowest income is for respondents who often feel depressed or unhappy. Overall we get the idea that people who reported frequently feeling sadness or depression show lower income level among females. There is huge mean income gap of $13,383 between 'Not true' and 'Often true' category respondents.
sad_income_summary <- nlsy_df %>%
  filter(!is.na(total_income_2016)) %>% # Exclude rows with NA in income
  filter(!is.na(is_sad_depressed_unhappy_f)) %>% # Exclude rows with NA in is_sad
  group_by(is_sad_depressed_unhappy_f) %>%
  summarize(
    count = n(),
    count_male = sum(gender == "Male", na.rm = TRUE),
    count_female = sum(gender == "Female", na.rm = TRUE),
    mean_income = mean(total_income_2016, na.rm = TRUE),
    median_income = median(total_income_2016, na.rm = TRUE),
    sd_income = sd(total_income_2016, na.rm = TRUE)
  )
print(sad_income_summary)
## ---- chunk 95
# Removing all NAs from is_sad variable and apply it to no-topcoded df
sad_income_df <- no_topcoded_nlsy_df %>%
  filter(!is.na(is_sad_depressed_unhappy_f))

# Here, we plan to exclude the topcoded values to avoid truncation of data. The graph displays the relationship between income distribution, sadness/depression levels, and gender using a scatter plot. The visualization shows income levels plotted against four categories of sadness/depression namely not true, sometimes true, and often true. We can say that income variability is the highest in 'Not true' and lowest in 'Often true'. 'Sometimes true' shows moderate spread of income ranging $0-$100000, 'Often true' shows smallest cluster with incomes ranging $0-$50000, and 'Not true' shows income ranging from $0-$150000. The data suggests that sadness/depression levels show some correlation with lower income levels, particularly for those reporting frequent sadness.
ggplot(sad_income_df, aes(x = is_sad_depressed_unhappy_f, y = total_income_2016, color = gender)) +
  geom_jitter(alpha = 0.6, width = 0.4, height = 0, na.rm = TRUE) +
  geom_smooth(method = "loess", se = FALSE) +
  labs(
    title = "Income Distribution by Sadness Level and Gender",
    subtitle = "Excluding Topcoded Values",
    x = "Sadness/Depression Level",
    y = "Income"
  ) +
  theme_minimal() +
  scale_color_brewer(palette = "Set1", name = "Gender")
## ---- chunk 96
industry_code_nlsy_df <- nlsy_df %>%
  filter(!is.na(industry_code))

industry_code_income_summary <- industry_code_nlsy_df %>%																									
group_by(industry_code) %>%																									
summarize(																									
count = n(),																									
mean_income = mean(total_income_2016, na.rm = TRUE),																									
median_income = median(total_income_2016, na.rm = TRUE),																									
sd_income = sd(total_income_2016, na.rm = TRUE)																									
)%>%
  arrange(desc(count))																									
print(industry_code_income_summary)																									
## ---- chunk 97
# Graph with topcoded income values
ggplot(industry_code_nlsy_df, aes(x = industry_code, y = total_income_2016, fill = gender)) +	
  geom_boxplot(na.rm=TRUE)+
  scale_fill_manual(values = c("Male" = "#1f77b4", "Female" = "#ff7f0e")) +
  theme(axis.text.x = element_text(angle = 45, vjust = 1, hjust = 1)) +
  labs(title = "Income vs Industry code by Gender",		
       subtitle = "Including Topcoded Values",
    x = "Industry code",																									
    y = "Total Income")	
## ---- chunk 98
marital_status_nlsy_df <- nlsy_df %>%
  filter(!is.na(marital_status))

marital_status_income_summary <- marital_status_nlsy_df %>%																									
group_by(marital_status,gender) %>%																									
summarize(																									
count = n(),																									
mean_income = round(mean(total_income_2016, na.rm = TRUE)),																									
median_income = round(median(total_income_2016, na.rm = TRUE)),																									
sd_income = round(sd(total_income_2016, na.rm = TRUE))																								
)%>%
  arrange(desc(count))																									
print(marital_status_income_summary)																									
## ---- chunk 99
# Filter data to exclude missing income values and focus on marital status
nlsy_married <- nlsy_df %>%
  filter(!is.na(total_income_2016)) %>%  
  filter(!is.na(marital_status))

# Create the bar plot for mean income by marital status and gender
ggplot(nlsy_married, aes(x = marital_status, y = total_income_2016, fill = gender)) +
  geom_bar(stat = "summary", fun = "mean", position = "dodge") +
  geom_text(aes(label = round(..y..)), stat = "summary", fun = "mean", position = position_dodge(width = 0.9), vjust = 6, size= 5 ) +
  labs(
    title = "Mean Income by Marital Status and Gender",
    subtitle = "Including Topcoded Values",
    x = "Marital Status",
    y = "Mean Income",
    fill = "Gender"
  ) +
  theme(axis.text.x = element_text(angle = 45, vjust = 1, hjust = 1))
## ---- chunk 100
total_num_incarcerations_nlsy_df <- nlsy_df %>%
  filter(!is.na(total_num_incarcerations))
 #filter(!is.na(total_income_2016))

total_num_incarcerations_income_summary <- total_num_incarcerations_nlsy_df %>%																									
group_by(total_num_incarcerations) %>%																									
summarize(																									
count = n(),																									
mean_income = mean(total_income_2016, na.rm = TRUE),																									
median_income = median(total_income_2016, na.rm = TRUE),																									
sd_income = sd(total_income_2016, na.rm = TRUE)																									
)%>%
  arrange(desc(count))																									
print(total_num_incarcerations_income_summary)																									
## ---- chunk 101
# Filter data to exclude missing income values and focus on marital status
nlsy_incarcerations <- nlsy_df %>%
  filter(!is.na(total_income_2016)) %>%  
  filter(!is.na(total_num_incarcerations))

# Create the bar plot for mean income by marital status and gender
ggplot(nlsy_incarcerations, aes(x = total_num_incarcerations, y = total_income_2016, fill = gender)) +
  geom_bar(stat = "summary", fun = "mean", position = "dodge") +
  geom_text(aes(label = round(..y..)), stat = "summary", fun = "mean", position = position_dodge(width = 0.9), vjust = 0.1, size= 3.5 ) +
  labs(
    title = "Mean Income by Incarcerations and Gender",
    subtitle = "Including Topcoded Values",
    x = "Incarcerations",
    y = "Mean Income",
    fill = "Gender"
  ) +
  theme(axis.text.x = element_text(angle = 45, vjust = 1, hjust = 1))
## ---- chunk 102
college_type_nlsy_df <- nlsy_df %>%
  filter(!is.na(college_type))
  #filter(!is.na(total_income_2016))

college_type_income_summary <- college_type_nlsy_df %>%																									
group_by(college_type) %>%																									
summarize(																									
count = n(),																									
mean_income = mean(total_income_2016, na.rm = TRUE),																									
median_income = median(total_income_2016, na.rm = TRUE),																									
sd_income = sd(total_income_2016, na.rm = TRUE)																									
)																									
print(college_type_income_summary)																									
## ---- chunk 103
# Filter data to exclude missing income values and focus on marital status
nlsy_college <- nlsy_df %>%
  filter(!is.na(total_income_2016)) %>%  
  filter(!is.na(college_type))

# Create the bar plot for mean income by marital status and gender
ggplot(nlsy_college, aes(x = college_type, y = total_income_2016, fill = gender)) +
  geom_bar(stat = "summary", fun = "mean", position = "dodge") +
  geom_text(aes(label = round(..y..)), stat = "summary", fun = "mean", position = position_dodge(width = 0.9), vjust = 6, size= 5 ) +
  labs(
    title = "Total Income by College type and Gender",
    subtitle = "Including Topcoded Values",
    x = "College Type",
    y = "Mean Income",
    fill = "Gender"
  ) +
  theme(axis.text.x = element_text(angle = 60, vjust = 1, hjust = 1))
## ---- chunk 104
trustful_distrustful_nlsy_df <- nlsy_df %>%
  filter(!is.na(trustful_or_not))
  #filter(!is.na(total_income_2016))

trustful_distrustful_income_summary <- trustful_distrustful_nlsy_df %>%																									
group_by(trustful_or_not) %>%																									
summarize(																									
count = n(),																									
mean_income = mean(total_income_2016, na.rm = TRUE),																									
median_income = median(total_income_2016, na.rm = TRUE),																									
sd_income = sd(total_income_2016, na.rm = TRUE)																									
)																									
print(trustful_distrustful_income_summary)																									
## ---- chunk 105
# Filter data to exclude missing income values and focus on marital status
trustful_distrustful_nlsy_df <- nlsy_df %>%
  filter(!is.na(trustful_or_not))%>%
  filter(!is.na(total_income_2016))

# Bar plot for trustful_or_not
# Create the bar plot for mean income by marital status and gender
ggplot(trustful_distrustful_nlsy_df, aes(x = trustful_or_not, y = total_income_2016, fill = gender)) +
  geom_bar(stat = "summary", position = "dodge") +
  geom_text(aes(label = round(..y..)), stat = "summary", position = position_dodge(width = 0.9), vjust = 6, size= 5 ) +
  labs(
    title = "Total Income by trustful/distrustful and Gender",
    subtitle = "Including Topcoded Values",
    x = "Trustful or Distrustful",
    y = "Mean Income",
    fill = "Gender"
  ) +
  theme(axis.text.x = element_text(angle = 45, vjust = 1, hjust = 1))
## ---- chunk 106
# Calculate mean income for each enrollment status and gender, excluding missing values
nlsy_current_enr_df <- nlsy_df %>%
  filter(!is.na(total_income_2016), !is.na(current_enrollment_status)) %>%
  group_by(current_enrollment_status, gender) %>%
  summarize(
    `Mean Income` = mean(total_income_2016, na.rm = TRUE),
    .groups = "drop"
  ) %>%
  rename(`Enrollment Status` = current_enrollment_status)

# Print the results
print(nlsy_current_enr_df)
## ---- chunk 107
# Calculate mean income for each enrollment status and gender
nlsy_heatmap <- nlsy_df %>%
  filter(!is.na(total_income_2016), !is.na(current_enrollment_status)) %>%
  group_by(current_enrollment_status, gender) %>%
  summarize(mean_income = mean(total_income_2016, na.rm = TRUE), .groups = "drop")

# Create heatmap for mean income by the current enrollment status
ggplot(nlsy_heatmap, aes(x = gender, y = current_enrollment_status, fill = mean_income)) +
  geom_tile() +
  scale_fill_gradient(low = "blue", high = "brown", name = "Mean Income") +
  labs(
    title = "Mean Income Heatmap by Enrollment Status",
    subtitle = "Including Topcoded Values",
    x = "Gender",
    y = "Current Enrollment Status"
  ) +
  theme(axis.text.x = element_text(angle = 45, hjust = 1))
## ---- chunk 108

## ---- chunk 109

## ---- chunk 110

## ---- chunk 111

## ---- chunk 112
